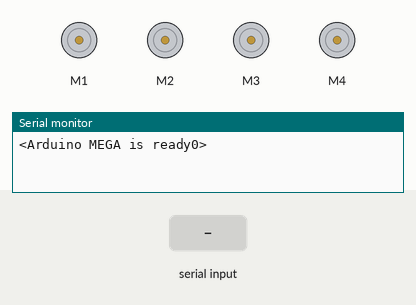
Recording of a sketch running on a simulated Arduino Mega 2560, built with avr-gcc and run on an emulated ATmega2560. Shown: 4 × DC motor (green arrow = forward, orange = backward, longer = faster), the last lines printed to the serial monitor. The test bench sets the inputs (shaded band).

Above: at 1.2 s.
1.3 s: "<StateF>" received over the second serial link
At 2.5 s:
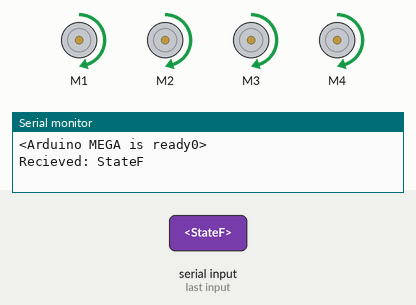
2.8 s: "<StateR>" received over the second serial link
At 3.7 s:
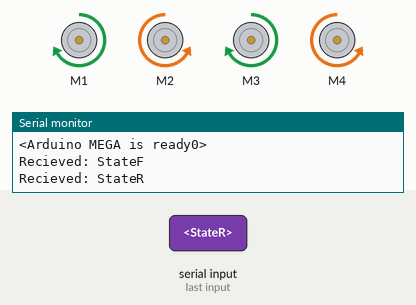
4.3 s: "<StateL>" received over the second serial link
At 4.8 s:
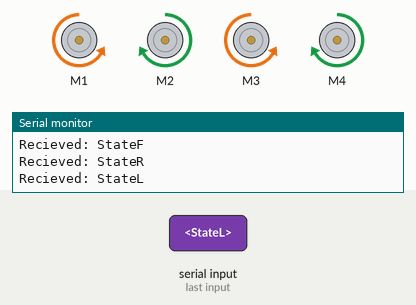
5.8 s: "<StateB>" received over the second serial link
At 7.2 s:
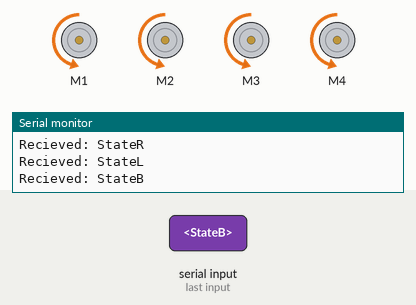
Timing chart, 0 to 8.3 s (numbered marks = the images above; inputs shaded):
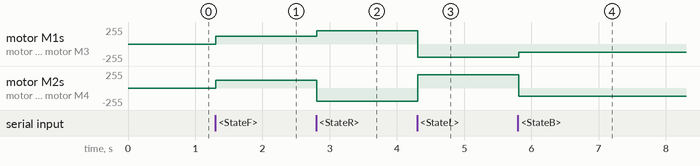

Measured:
- after the input at 1.3 s, motor M1–4: stopped → forward 120/255 at once
- after the input at 2.8 s, motor M1, motor M3: forward 120/255 → forward 200/255 at once; motor M2, motor M4: forward 120/255 → backward 200/255 at once
- after the input at 4.3 s, motor M1, motor M3: forward 200/255 → backward 200/255 at once; motor M2, motor M4: backward 200/255 → forward 200/255 at once
- after the input at 5.8 s, motor M1, motor M3: backward 200/255 → backward 120/255 at once; motor M2, motor M4: forward 200/255 → backward 120/255 at once

The sketch:

Mega.ino
```cpp
#include <AFMotor.h> //lirbrary for motors

int leftSensor = 25; //left
int centerSensor1 = 23; //center right
int centerSensor2 = 24; //center left
int rightSensor = 22; //right

int left_sensor_state;
int right_sensor_state;
int center_sensor_state;

int lastSensor = "right";


AF_DCMotor motorFrontL(1);
AF_DCMotor motorFrontR(2);
AF_DCMotor motorRearL(3);
AF_DCMotor motorRearR(4);

const byte numChars = 32;
char receivedChars[numChars];

boolean newData = false;
boolean newControl = false; //test


void setup() {
  Serial.begin(9600);
  Serial1.begin(9600);
  Serial.println("<Arduino MEGA is ready0>");
  Serial1.println("<Arduino MEGA is ready1>");

  pinMode(22, INPUT); //right
  pinMode(23, INPUT); //center
  pinMode(24, INPUT); //center
  pinMode(25, INPUT); //left

  motorFrontL.setSpeed(200);
  motorFrontR.setSpeed(200);
  motorRearL.setSpeed(200);
  motorRearR.setSpeed(200);

  motorFrontL.run(RELEASE);
  motorFrontR.run(RELEASE);
  motorRearL.run(RELEASE);
  motorRearR.run(RELEASE);
}

void loop() {
  recvWithStartEndMarkers();
  showNewData();
}

void recvWithStartEndMarkers() {
  static boolean recvInProgress = false;
  static byte ndx = 0;
  char startMarker = '<';
  char endMarker = '>';
  char rc;

  while (Serial1.available() > 0 && newData == false) {
    rc = Serial1.read();

    if (recvInProgress == true) {
      if (rc != endMarker) {
        receivedChars[ndx] = rc;
        ndx++;
        if (ndx >= numChars) {
          ndx = numChars - 1;
        }
      }
      else {
        receivedChars[ndx] = '\0'; // terminate the string
        recvInProgress = false;
        ndx = 0;
        newData = true;
        newControl = true; //test
      }
    }

    else if (rc == startMarker) {
      recvInProgress = true;
    }
  }
}

void showNewData() {
  if (newData == true) {
    Serial.print("Recieved: ");
    Serial.println(receivedChars);
    newData = false;
  }
  if (strcmp(receivedChars, "StateS") == 0 && (newControl == true) ) {
    Serial1.println("State set STOP");
    motorFrontL.setSpeed(200);
    motorFrontR.setSpeed(200);
    motorRearL.setSpeed(200);
    motorRearR.setSpeed(200);
    motorFrontL.run(RELEASE);
    motorFrontR.run(RELEASE);
    motorRearL.run(RELEASE);
    motorRearR.run(RELEASE);
    newControl = false;
  }
  if (strcmp(receivedChars, "StateF") == 0 && (newControl == true) ) {
    Serial1.println("State set Forward");
    motorFrontL.setSpeed(120);
    motorFrontR.setSpeed(120);
    motorRearL.setSpeed(120);
    motorRearR.setSpeed(120);
    motorFrontL.run(FORWARD);
    motorFrontR.run(FORWARD);
    motorRearL.run(FORWARD);
    motorRearR.run(FORWARD);
    newControl = false;
  }
  if (strcmp(receivedChars, "StateR") == 0 && (newControl == true) ) {
    Serial1.println("State set Right");
    motorFrontL.setSpeed(200);
    motorFrontR.setSpeed(200);
    motorRearL.setSpeed(200);
    motorRearR.setSpeed(200);
    motorFrontL.run(FORWARD);
    motorFrontR.run(BACKWARD);
    motorRearL.run(FORWARD);
    motorRearR.run(BACKWARD);
    newControl = false;
  }
  if (strcmp(receivedChars, "StateL") == 0 && (newControl == true) ) {
    Serial1.println("State set Left");
    motorFrontL.setSpeed(200);
    motorFrontR.setSpeed(200);
    motorRearL.setSpeed(200);
    motorRearR.setSpeed(200);
    motorFrontR.run(FORWARD);
    motorFrontL.run(BACKWARD);
    motorRearR.run(FORWARD);
    motorRearL.run(BACKWARD);
    newControl = false;
  }
  if (strcmp(receivedChars, "StateB") == 0 && (newControl == true) ) {
    Serial1.println("State set Backward");
    motorFrontL.setSpeed(120);
    motorFrontR.setSpeed(120);
    motorRearL.setSpeed(120);
    motorRearR.setSpeed(120);
    motorFrontL.run(BACKWARD);
    motorFrontR.run(BACKWARD);
    motorRearL.run(BACKWARD);
    motorRearR.run(BACKWARD);
    newControl = false;
  }
}
```
